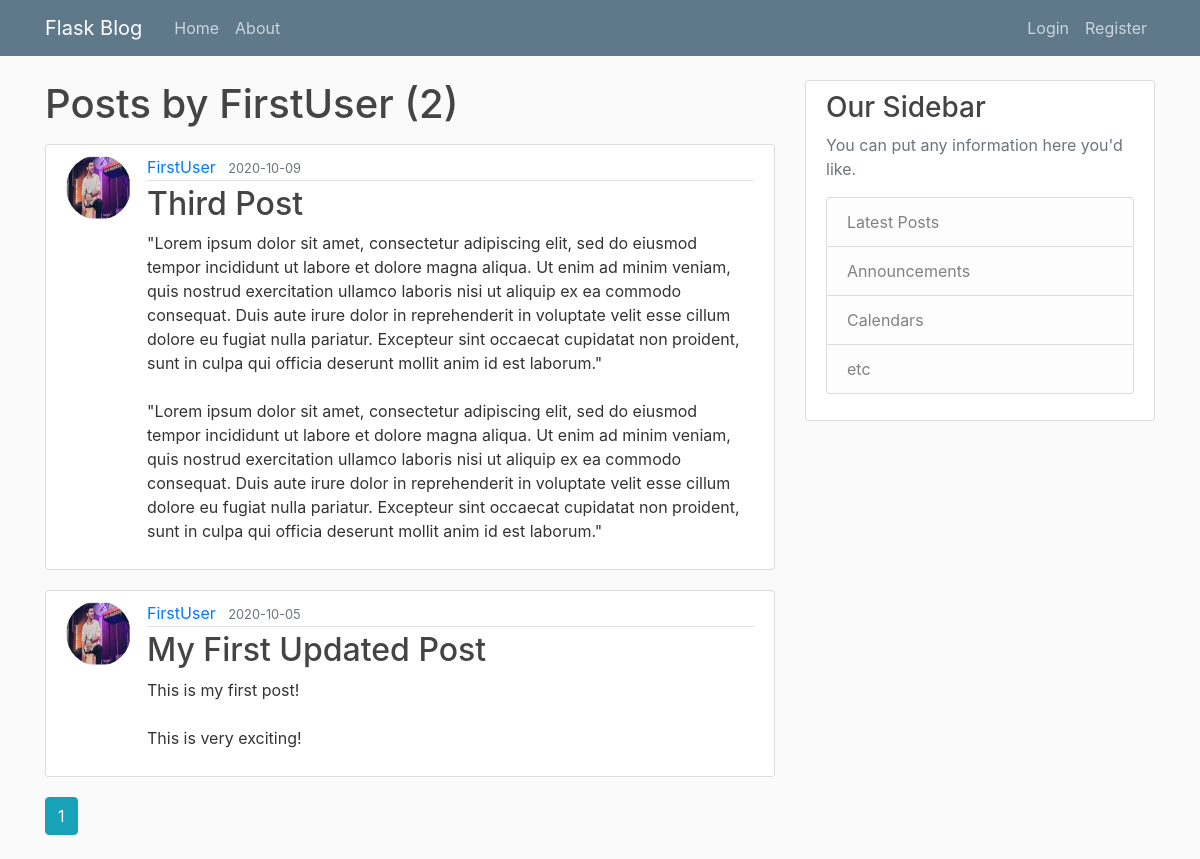
The app's page /user/FirstUser, older data.
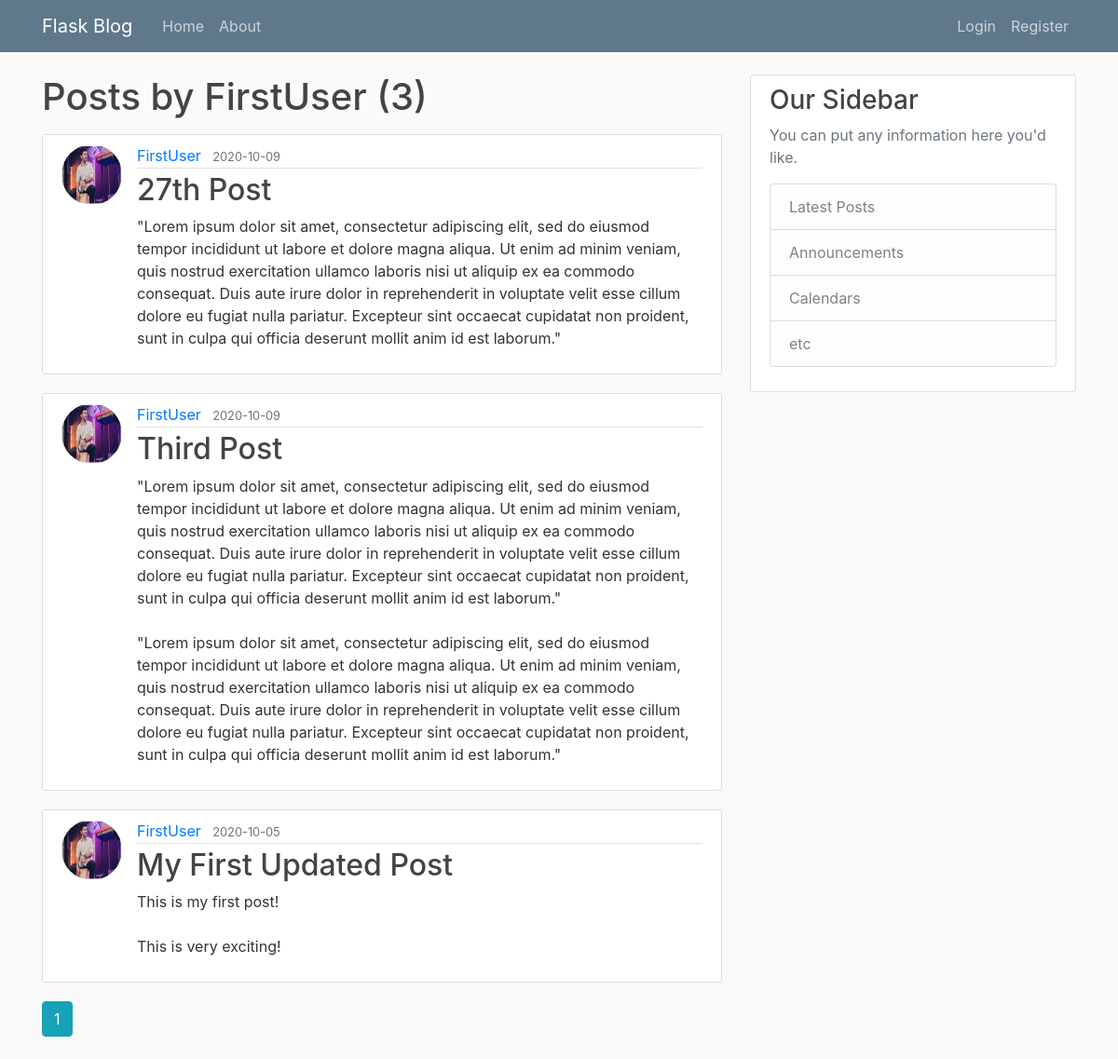
The same page, newer data.
### flaskblog/models.py (models this page shows, shortened)
class User(db.Model, UserMixin):
    id = db.Column(db.Integer, primary_key=True)
    username = db.Column(db.String(20), unique=True, nullable=False)
    email = db.Column(db.String(120), unique=True, nullable=False)
    image_file = db.Column(db.String(20), nullable=False, default='default.jpg')
    password = db.Column(db.String(60), nullable=False)
    posts = db.relationship('Post', backref='author', lazy='dynamic')

class Post(db.Model):
    id = db.Column(db.Integer, primary_key=True)
    title = db.Column(db.String(100), nullable=False)
    date_posted = db.Column(db.DateTime, nullable=False, default=datetime.utcnow)
    content = db.Column(db.Text, nullable=False)
    user_id = db.Column(db.Integer, db.ForeignKey('user.id'), nullable='False')

### flaskblog/routes.py (the view)
@app.route("/user/<string:username>")
def user_posts(username):
    page = request.args.get('page', 1, type=int)
    user = User.query.filter_by(username=username).first_or_404()
    posts = Post.query.filter_by(author=user)\
            .order_by(Post.date_posted.desc())\
            .paginate(page=page, per_page=5)
    return render_template('user_posts.html', posts=posts, user=user)

### flaskblog/templates/user_posts.html
{% extends "layout.html" %}
{% block content %}
    <h1 class='mb-3'>Posts by {{ user.username }} ({{ posts.total }})</h1>
    {% for post in posts.items %}
        <article class="media content-section">
            <img class='rounded-circle article-img' src='{{ url_for("static", filename="profile_pics/" + post.author.image_file) }}'>
            <div class="media-body">
            <div class="article-metadata">
                <a class="mr-2" href="{{ url_for('user_posts', username=post.author.username) }}">{{ post.author.username }}</a>
                <small class="text-muted">{{ post.date_posted.strftime('%Y-%m-%d') }}</small>
            </div>
            <h2><a class="article-title" href="{{ url_for('post', post_id=post.id) }}">{{ post.title }}</a></h2>
            <p class="article-content">{{ post.content }}</p>
            </div>
        </article>
    {% endfor %}
    {% for page_num in posts.iter_pages(left_edge=1, right_edge=1, left_current=1, right_current=2) %}
        {% if page_num %}
            {% if posts.page == page_num %}
                <a class='btn btn-info mb-4' href='{{ url_for("user_posts", username=user.username, page=page_num) }}'>{{ page_num }}</a>
            {% else %}
                <a class='btn btn-outline-info mb-4' href='{{ url_for("user_posts", username=user.username, page=page_num) }}'>{{ page_num }}</a>
            {% endif %}
        {% else %}
            ...
        {% endif %}
    {% endfor %}
{% endblock content %}

### flaskblog/templates/layout.html (shortened to what this page needs)
<!DOCTYPE html>
<html>
<head>
    <link rel="stylesheet" href="https://stackpath.bootstrapcdn.com/bootstrap/4.1.3/css/bootstrap.min.css">
    <link rel="stylesheet" type='text/css' href="{{ url_for('static', filename='main.css') }}">
</head>
<body>
    <header class="site-header">
        <nav class="navbar navbar-expand-md navbar-dark bg-steel fixed-top">
          <div class="container">
            <a class="navbar-brand mr-4" href="/">Flask Blog</a>
            <div class="collapse navbar-collapse" id="navbarToggle">
              <div class="navbar-nav mr-auto">
                <a class="nav-item nav-link" href="{{ url_for('home') }}">Home</a>
                <a class="nav-item nav-link" href="{{ url_for('about') }}">About</a>
              </div>
              <div class="navbar-nav">
                {% if current_user.is_authenticated %}
                  <a class="nav-item nav-link" href="{{ url_for('new_post') }}">New Post</a>
                  <a class="nav-item nav-link" href="{{ url_for('account') }}">Account</a>
                  <a class="nav-item nav-link" href="{{ url_for('logout') }}">Logout</a>
                {% else %}
                  <a class="nav-item nav-link" href="{{ url_for('login') }}">Login</a>
                  <a class="nav-item nav-link" href="{{ url_for('register') }}">Register</a>
                {% endif %}
              </div>
            </div>
          </div>
        </nav>
      </header>
      <main role="main" class="container">
        <div class="row">
          <div class="col-md-8">
            {% block content %}{% endblock %}
          </div>
          <div class="col-md-4">
            <div class="content-section">
              <h3>Our Sidebar</h3>
              <p class='text-muted'>You can put any information here you'd like.
                <ul class="list-group">
                  <li class="list-group-item list-group-item-light">Latest Posts</li>
                  <li class="list-group-item list-group-item-light">Announcements</li>
                  <li class="list-group-item list-group-item-light">Calendars</li>
                  <li class="list-group-item list-group-item-light">etc</li>
                </ul>
              </p>
            </div>
          </div>
        </div>
      </main>
</body>
</html>

### flaskblog/static/main.css (style rules this page uses)
body { background: #fafafa; color: #333333; margin-top: 5rem; }
h1, h2, h3, h4, h5, h6 { color: #444444; }
.bg-steel { background-color: #5f788a; }
.site-header .navbar-nav .nav-link { color: #cbd5db; }
.content-section { background: #ffffff; padding: 10px 20px; border: 1px solid #dddddd; border-radius: 3px; margin-bottom: 20px; }
.article-title { color: #444444; }
.article-content { white-space: pre-line; }
.article-img { height: 65px; width: 65px; margin-right: 16px; }
.article-metadata { padding-bottom: 1px; margin-bottom: 4px; border-bottom: 1px solid #e3e3e3 }

Row changes from the older to the newer data that the page shows:
added Post: image_file (picture), author.username "FirstUser", date_posted "2020-10-09", title "27th Post", content "\"Lorem ipsum dolor sit amet, consectetur adipiscing elit, sed do eiusmod tempor incididunt ut labore et dolore magna aliqua. Ut enim ad minim veniam, quis nostrud exercitation ullamco laboris nisi ut aliquip ex ea commodo consequat. Duis aute irure dolor in reprehenderit in voluptate velit esse cillum dolore eu fugiat nulla pariatur. Excepteur sint occaecat cupidatat non proident, sunt in culpa qui officia deserunt mollit anim id est laborum.\""
Text that changed along with them:
{{ posts.total }}: "2" → "3"
